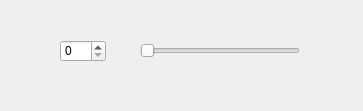
<?xml version="1.0" encoding="UTF-8"?>
<ui version="4.0">
 <class>smallWaiget</class>
 <widget class="QWidget" name="smallWaiget">
  <property name="geometry">
   <rect>
    <x>0</x>
    <y>0</y>
    <width>363</width>
    <height>111</height>
   </rect>
  </property>
  <property name="windowTitle">
   <string>Form</string>
  </property>
  <widget class="QSpinBox" name="spinBox">
   <property name="geometry">
    <rect>
     <x>60</x>
     <y>40</y>
     <width>46</width>
     <height>22</height>
    </rect>
   </property>
  </widget>
  <widget class="QSlider" name="horizontalSlider">
   <property name="geometry">
    <rect>
     <x>140</x>
     <y>40</y>
     <width>160</width>
     <height>22</height>
    </rect>
   </property>
   <property name="orientation">
    <enum>Qt::Horizontal</enum>
   </property>
  </widget>
 </widget>
 <resources/>
 <connections/>
</ui>
